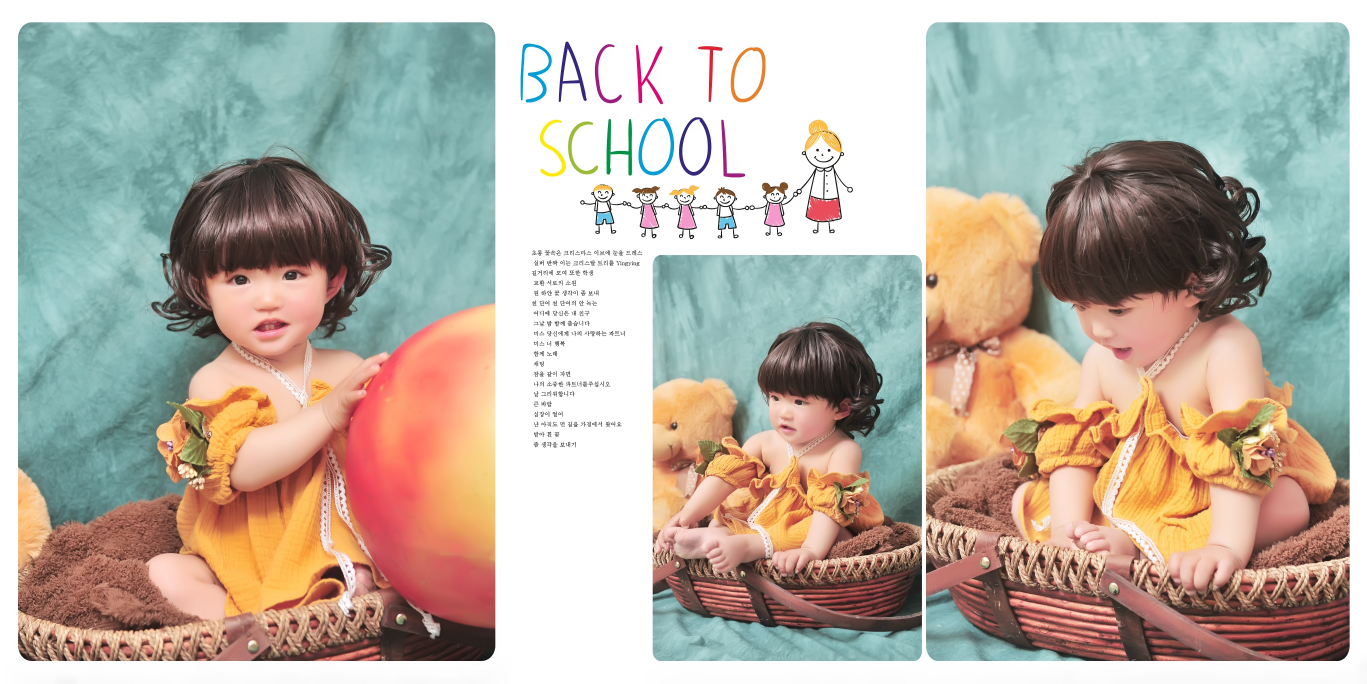
#> input picture images/input.jpg, 4100 x 2050 px (shown at 1/3 size)
$ python width_20.3.py ../../images/input.jpg   (Python 2 division)
#> lines starting #> are read from the running program, lines starting #| are printed output that depends on the picture
#coding=utf-8

from PIL import Image
import re,os
import sys
from multiprocessing import Pool


def crop_by_width(centimeter,src,dst):
    im = Image.open(src)
    target_dpi=254
    target_width=0
    try:
        target_dpi= im.info['dpi'][0]
        target_width=centimeter/2.54*target_dpi
    except KeyError:
        pass

    if target_width!=0 and im.size[0]>target_width:
        x=(im.size[0]-target_width)/2
        y=0
        w=target_width+x
        h=im.size[1]
        imc=im.crop((x,y,w,h))
        imc.save(dst,dpi=(target_dpi,target_dpi),quality=100)
    return 'OK'
    # return u'裁剪：'+src+u'到宽度'+centimeter+u'厘米完成'

if __name__ == '__main__':
    #freeze_support()  Optional under circumstances described in docs
    file_paths = sys.argv[1:]
    # 宽度（厘米）
    dimension=20.3

    po = Pool(processes = 4)
    resultslist = []


    for p in file_paths:
        arg = [dimension,p,p]
        result = po.apply_async(crop_by_width, arg)
        resultslist.append(result)
#> this loop made 1 pass
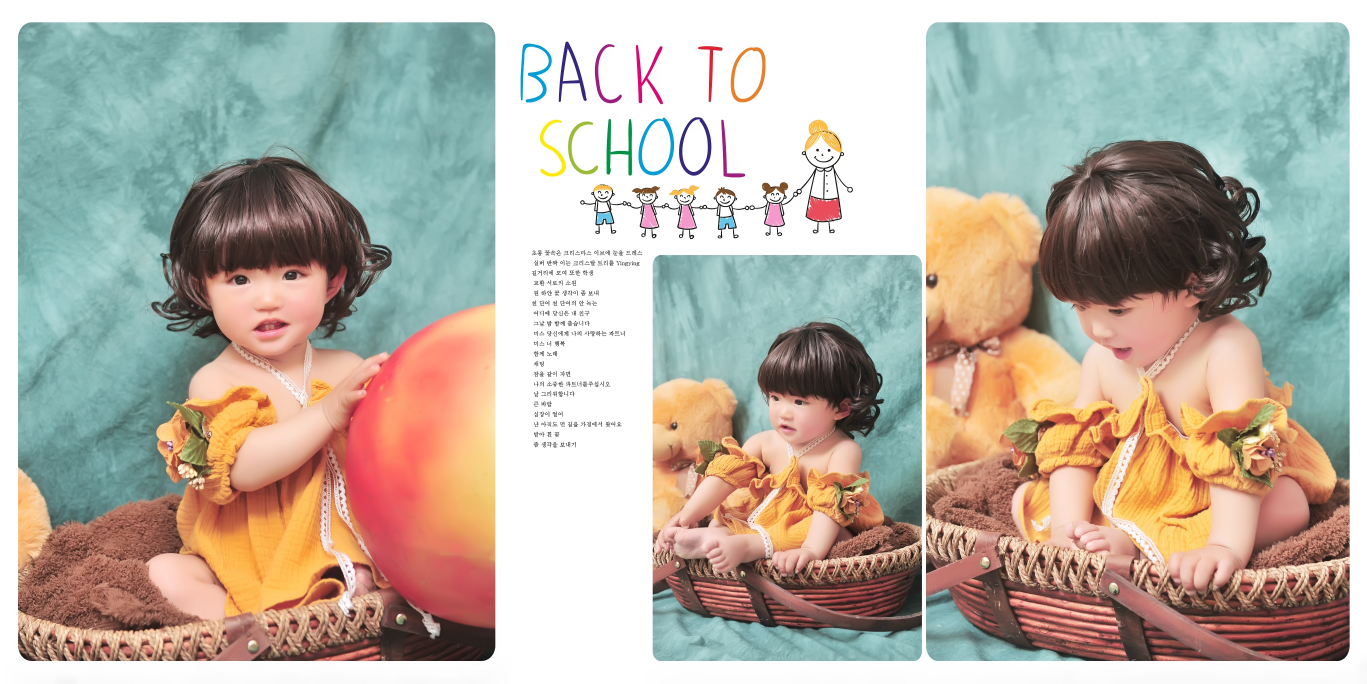
#> input picture images/input.jpg, 4100 x 2050 px (shown at 1/3 size)
#> pass 1, in crop_by_width, `imc=im.crop((x,y,w,h))`:
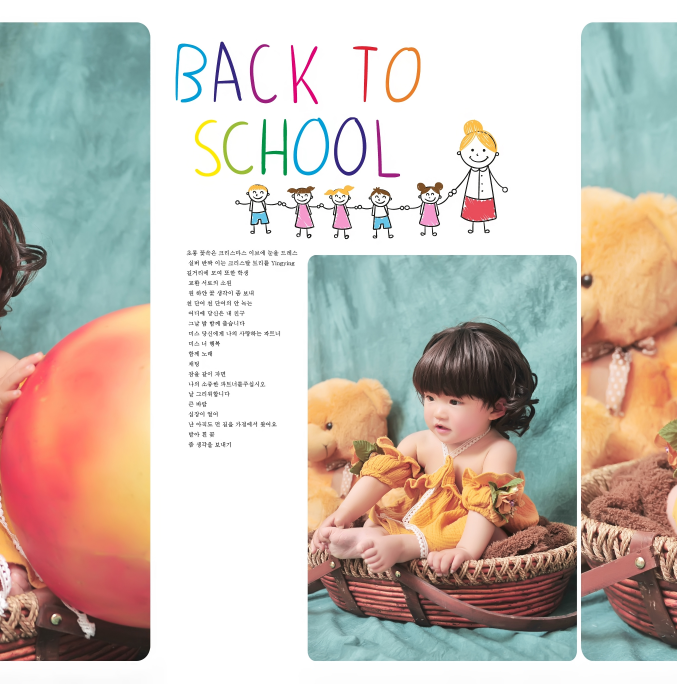
#> imc: PIL image 2030x2050 RGB (shown at 1/3 size); mean R, G, B 201.6, 191.6, 182.4

    for res in resultslist:
        print res.get()

    raw_input("Press enter to exit ;)")
